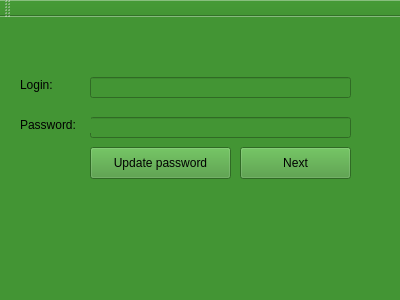
<?xml version="1.0" encoding="UTF-8"?>
<ui version="4.0">
 <class>MainWindow</class>
 <widget class="QMainWindow" name="MainWindow">
  <property name="geometry">
   <rect>
    <x>0</x>
    <y>0</y>
    <width>400</width>
    <height>300</height>
   </rect>
  </property>
  <property name="windowTitle">
   <string>MainWindow</string>
  </property>
  <property name="styleSheet">
   <string notr="true">background-color: #439534;</string>
  </property>
  <widget class="QWidget" name="centralWidget">
   <widget class="QLineEdit" name="lineEdit">
    <property name="geometry">
     <rect>
      <x>90</x>
      <y>60</y>
      <width>261</width>
      <height>21</height>
     </rect>
    </property>
   </widget>
   <widget class="QLineEdit" name="lineEdit_2">
    <property name="geometry">
     <rect>
      <x>90</x>
      <y>100</y>
      <width>261</width>
      <height>21</height>
     </rect>
    </property>
   </widget>
   <widget class="QPushButton" name="pushButton">
    <property name="geometry">
     <rect>
      <x>240</x>
      <y>130</y>
      <width>111</width>
      <height>32</height>
     </rect>
    </property>
    <property name="text">
     <string>Next</string>
    </property>
   </widget>
   <widget class="QLabel" name="label">
    <property name="geometry">
     <rect>
      <x>20</x>
      <y>60</y>
      <width>59</width>
      <height>16</height>
     </rect>
    </property>
    <property name="text">
     <string>Login:</string>
    </property>
   </widget>
   <widget class="QLabel" name="label_2">
    <property name="geometry">
     <rect>
      <x>20</x>
      <y>100</y>
      <width>71</width>
      <height>16</height>
     </rect>
    </property>
    <property name="text">
     <string>Password:</string>
    </property>
   </widget>
   <widget class="QPushButton" name="pushButton_2">
    <property name="geometry">
     <rect>
      <x>90</x>
      <y>130</y>
      <width>141</width>
      <height>32</height>
     </rect>
    </property>
    <property name="text">
     <string>Update password</string>
    </property>
   </widget>
  </widget>
  <widget class="QMenuBar" name="menuBar">
   <property name="geometry">
    <rect>
     <x>0</x>
     <y>0</y>
     <width>400</width>
     <height>22</height>
    </rect>
   </property>
  </widget>
  <widget class="QToolBar" name="mainToolBar">
   <attribute name="toolBarArea">
    <enum>TopToolBarArea</enum>
   </attribute>
   <attribute name="toolBarBreak">
    <bool>false</bool>
   </attribute>
  </widget>
  <widget class="QStatusBar" name="statusBar"/>
 </widget>
 <layoutdefault spacing="6" margin="11"/>
 <resources/>
 <connections/>
</ui>
